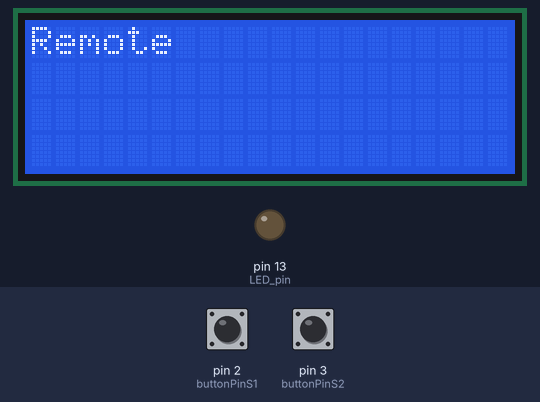
The sketch below on a simulated Arduino Uno, built with avr-gcc and run on an emulated ATmega328P. Shown: 20×4 character LCD, output pins drawn as LEDs (lit = HIGH). Dashed ring = blinking. Inputs (shaded band) come from the test bench; at power-on: pin 2 (buttonPinS1) HIGH, pin 3 (buttonPinS2) HIGH. Pins used as bus, display or sensor lines are not drawn; what the sketch prints to the serial monitor is not drawn.

Above: at 2.7 s.
2.8 s: pin 2 (buttonPinS1) pulled LOW for 0.15 s
At 3.4 s:
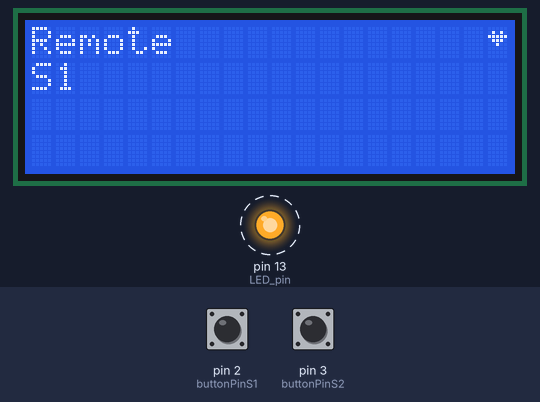
3.5 s: pin 3 (buttonPinS2) pulled LOW for 0.15 s
At 4.1 s:
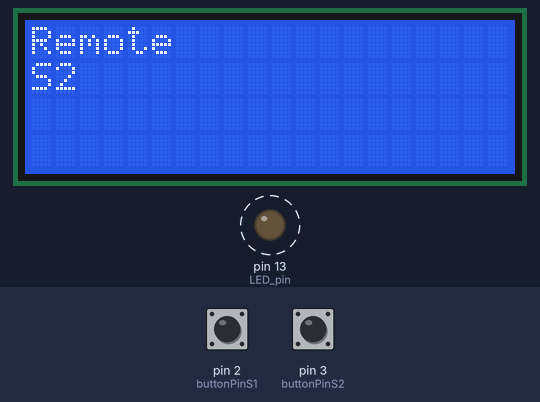
4.2 s: pin 2 (buttonPinS1) pulled LOW for 1 s
At 4.9 s:
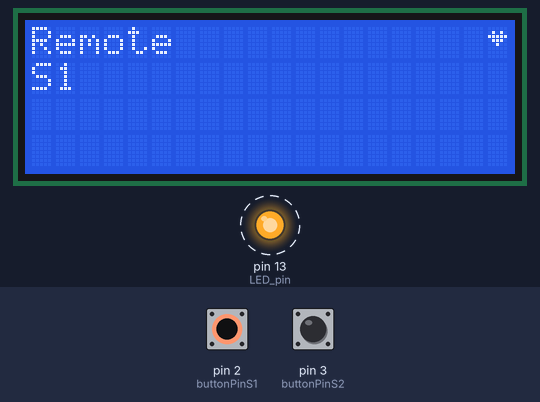
6.7 s: pin 3 (buttonPinS2) pulled LOW for 1 s
At 7.15 s:
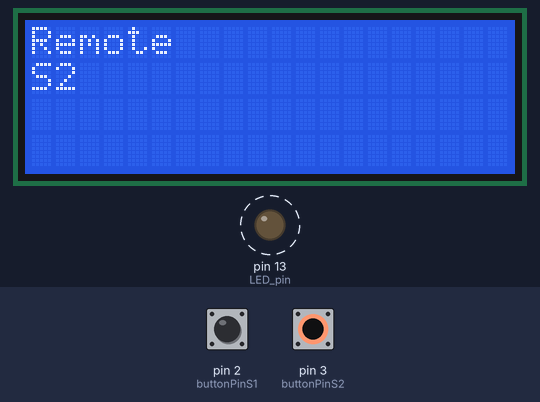
Timing chart, 0 to 10.2 s (numbered marks = the images above; inputs shaded):
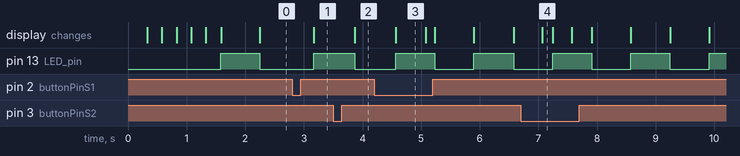

Measured:
- after the input at 2.8 s, pin 13 (LED_pin): LOW → HIGH after 0.37 s instead of 0.11 s; the display: first changes after 0.37 s (image 1 shows a later state)
- after the input at 6.7 s, the display: changes after 0.37 s (image 4)
- what the display in image 3 shows lasts 0.5 s, from 4.6 s to 5.1 s

The sketch:

315mhz_hoflicht_1.0.ino
```cpp
// (licence header left out)
#include <Wire.h>
#include <LiquidCrystal_I2C.h> // *** i2c-LCD!! -> SCL = A5 , SDA = A4

LiquidCrystal_I2C lcd(0x3F, 2, 1, 0, 4, 5, 6, 7, 3, POSITIVE);  // Set the LCD I2C address
//LiquidCrystal_I2C lcd(0x27, 2, 1, 0, 4, 5, 6, 7, 3, POSITIVE);  // Set the LCD I2C address

static int TxPin = 6; // *** Pin.D6 = Tx


char* code; // *** nur dieser aendert sich je taste

int anazhl;
int n;
const int buttonPinS1 = 2;  // *** SW = D2
const int buttonPinS2 = 3;  // *** SW = D3


int buttonStateS1;             // the current reading from the input pin
int lastButtonStateS1 = HIGH;   // the previous reading from the input pin
long lastDebounceTimeS1 = 0;  // the last time the output pin was toggled
long debounceDelayS1 = 10;    // the debounce time; increase if the output flickers

int buttonStateS2;             // the current reading from the input pin
int lastButtonStateS2 = HIGH;   // the previous reading from the input pin
long lastDebounceTimeS2 = 0;  // the last time the output pin was toggled
long debounceDelayS2 = 10;    // the debounce time; increase if the output flickers


char* Aktion;

unsigned long LCD_aktion;
unsigned long Millis;
unsigned long LCD_PreviousMillis;
long LCD_interval = 500; // *** LCD aktualisierung in ms

int LED_pin = 13;  // *** LED HERZSCHLAG
int LED_status = LOW;  // *** used to set the LED
long LED_setZeit = 0;  // *** will store last time LED was updated
long LED_interval = 666;  // *** (1000) LED-HERZSCHALG-Intervall (milliseconds)
int alte_sekunde;

byte Herz[8] = {
  B00000,
  B01010,
  B11111,
  B01110,
  B00100,
  B00000,
  B00000,
  B00000
};


void setup() {


   Serial.begin(57600); // *** 9600, 57600
   Serial.println();
   Serial.println(">start.");

   pinMode(LED_pin, OUTPUT); // *** für LED HERZSCHLAG
   lcd.begin(20,4);   // initialize the lcd for 20 chars 4 lines, turn on backlight (muss vor der Sonderzeichendefinierung stehen!)
   lcd.createChar(1,Herz); // *** eigene Sonder-Zeichen erstellen

   pinMode(buttonPinS1, INPUT);  // *** Taster aktivieren
   pinMode(buttonPinS2, INPUT);  // *** Taster aktivieren

   pinMode(TxPin, OUTPUT);  // *** Tx

   digitalWrite(TxPin, LOW );

   lcd.clear();
   //*** blink backlicht ****************************************
  for(int i = 0; i< 3; i++)  {
    lcd.backlight();
    delay(250);
    lcd.noBacklight();
    delay(250);
  }
  lcd.backlight();


}

void loop() {

  LED_HERZSCHLAG();
  taster();

  LCD_Ausgabe() ;
  digitalWrite(TxPin, LOW ); // *** wichtig, damit das signal wirklich aus ist!

}
```

Herzschlag.ino
```cpp
// *** LED HERZSCHLAG ******************************************
void LED_HERZSCHLAG() {
  unsigned long aktuelleZeit = millis();

  if( aktuelleZeit - LED_interval >= LED_setZeit ) { // *** es ist genügend Zeit vergangen, eine Änderung kann vorgenommen werden

        if ( LED_status == LOW) {
            LED_status = HIGH;
            lcd.setCursor(19,0);
            lcd.write(1);  // *** Sonderzeichen ausgeben

        } else {
            LED_status = LOW;
            lcd.setCursor(19,0);
            lcd.print(" ");

        }


        digitalWrite(LED_pin, LED_status ); // set the LED with the ledState of the variable
        LED_setZeit = aktuelleZeit;
  }
}
```

Taster.ino
```cpp
/**************************************************************
Taster abfragen , mit Entprellung

... ist HIGH, beia Auloesung wird er LOW
***************************************************************/
void taster() {

    int readingS1 = digitalRead(buttonPinS1);
    if (readingS1 != lastButtonStateS1) {
        lastDebounceTimeS1 = millis(); // reset the debouncing timer
    }
    if ((millis() - lastDebounceTimeS1) > debounceDelayS1) {
        if (readingS1 != buttonStateS1) { // if the button state has changed:
            buttonStateS1 = readingS1;
            if (buttonStateS1 == LOW) {
                 code = "0101010101011100110000000"; // 24bit Tri-State 5594304

                signalausloesen(code); // *** fire!
                lcd.setCursor(0,1);

                lcd.print("S1");
                //Serial.println();
                Serial.print(">S1 , ");
                Serial.println(code);
                LCD_aktion = millis();
            }
        }
    }
    lastButtonStateS1 = readingS1;


    int readingS2 = digitalRead(buttonPinS2);
    if (readingS2 != lastButtonStateS2) {
        lastDebounceTimeS2 = millis(); // reset the debouncing timer
    }
    if ((millis() - lastDebounceTimeS2) > debounceDelayS2) {
        if (readingS2 != buttonStateS2) { // if the button state has changed:
            buttonStateS2 = readingS2;
            if (buttonStateS2 == LOW) {
                code = "0101010101011100001100000"; // *** 24bit Tri-State 5594160
                signalausloesen(code); // *** fire!
                lcd.setCursor(0,1);

                lcd.print("S2");
                //Serial.println();
                Serial.print(">S2 , ");
                Serial.println(code);
                LCD_aktion = millis();
            }
        }
    }
    lastButtonStateS2 = readingS2;


}
```

signal.ino
```cpp
void signalausloesen(char* code){

    fire_init();
    fire_code(code);

    digitalWrite(TxPin, LOW );
    delay(100);

    fire_code(code);

    digitalWrite(TxPin, LOW );
    delay(100);

    fire_code(code);

}


void fire_code(char* code){ // *** code absenden

    anazhl = strlen(code);
    n = 0;
    while (n < anazhl){

        if ( code[n] == 49 ) {

          // *** '1' , 24bit Tri-State?
          digitalWrite(TxPin, HIGH );
          delayMicroseconds(1490);
          digitalWrite(TxPin, LOW );
          delayMicroseconds(460);

        } else {
          // *** '0' , 24bit Tri-State?
          digitalWrite(TxPin, HIGH );
          delayMicroseconds(495);
          digitalWrite(TxPin, LOW );
          delayMicroseconds(1420);
        }

        n++;
    }

}

void fire_init(){ // *** init absenden

     // hierbei eigendlich kein init von noeten...
    digitalWrite(TxPin, LOW );
    delayMicroseconds(1000);

}
```

LCD.ino
```cpp
// *** LCD beschreiben ******************************************
void LCD_Ausgabe() {

    Millis = millis();
    if ( Millis - LCD_PreviousMillis >= LCD_interval ) {
        LCD_PreviousMillis = Millis;

        //lcd.clear();

        lcd.setCursor(0,0);
        lcd.print("Remote");

        lcd.setCursor(0,1);
        lcd.print(Aktion);

        if (millis() - LCD_aktion > 333){ // *** loesche die anzeige wieder nach x ms
            lcd.setCursor(0,1);
            lcd.print("          ");
        }

    }


}
```
